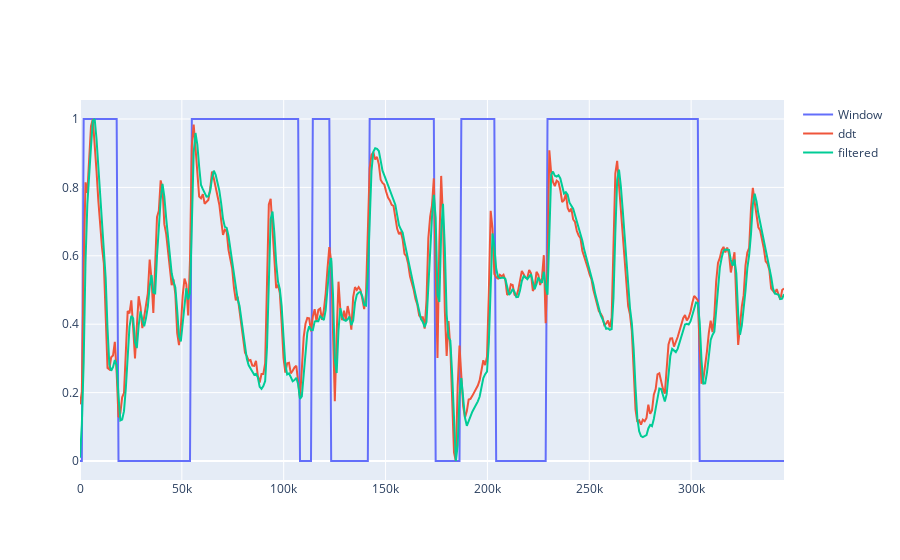

Notebook code cell kept with this figure:
### Code cell
freqdf["filted ddt"] = scipy.signal.lfilter(b, a, freqdf["ddt_dif_xt"])

fig = go.Figure()

fig.add_trace(go.Scatter(
    x=freqdf["Time"], y=a01["Window Open"], name="Window", mode='lines',
))


fig.add_trace(go.Scatter(
    x=freqdf["Time"],
    y=freqdf["ddt_dif_xt"], 
    name="ddt",
    mode='lines',
))

fig.add_trace(go.Scatter(
    x=freqdf["Time"],
    y=h.normalize(freqdf["filted ddt"]), 
    name="filtered",
    mode='lines',
))

### Figure 1 — Plotly figure (JSON) as saved in the notebook; plotly's stock layout.template omitted (floating-point values rounded to 4 significant figures; data arrays with more than 128 entries replaced by an {"elided": "..."} marker saying what was removed)
{"data": [{"mode": "lines", "name": "Window", "type": "scatter", "x": {"elided": "385 float values"}, "y": {"elided": "385 int values"}}, {"mode": "lines", "name": "ddt", "type": "scatter", "x": {"elided": "385 float values"}, "y": {"elided": "385 float values"}}, {"mode": "lines", "name": "filtered", "type": "scatter", "x": {"elided": "385 float values"}, "y": {"elided": "385 float values"}}], "layout": {}}
